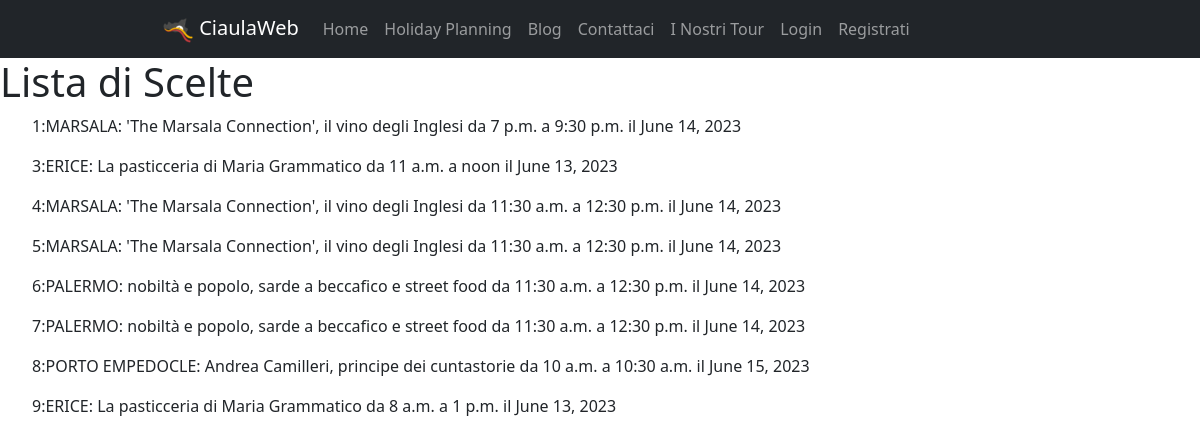
Page /HolidayPlanning/listascelte/ on the committed database.
### HolidayPlanning/models.py (models this page shows, shortened)
class Scelta(models.Model):
    giorno = models.DateField()  # scelto dall'utente
    attrazione = models.ForeignKey(to='Attrazione', on_delete=models.CASCADE, related_name="attrazione")
    oraInizio = models.TimeField(blank=True)  # scelta dall'utente
    oraFine = models.TimeField(blank=True)  # scelta dall'utente
    durata = models.DurationField()  # questi sono i secondi della durata
    posizioneInGiornata = models.IntegerField()  # numero progressivo
    class Meta:
        verbose_name = "Scelta"
        verbose_name_plural = "Scelte"

class Attrazione(models.Model):
    objects = None
    nome = models.CharField(max_length=200, primary_key=True)
    luogo = models.CharField(max_length=300)
    via = models.CharField(max_length=500)
    citta = models.CharField(max_length=200)
    costo = models.FloatField()
    tipo = models.CharField(max_length=200)
    oraApertura = models.TimeField('ora apertura')
    oraChiusura = models.TimeField('ora chiusura')
    descrizione = models.TextField()
    class Meta:
        verbose_name = "Attrazione"
        verbose_name_plural = "Attrazioni"

### HolidayPlanning/views.py (the view)
# urls.py: path("listascelte/", ScelteList.as_view(), name="scelte"),
class ScelteList(ListView):
    model = Scelta
    template_name = "HolidayPlanning/listascelte.html"
    def get_model_name(self):
        return self.model._meta.verbose_name_plural
    def get_context_data(self, **kwargs):
        context = super().get_context_data(**kwargs)
        context['titolo'] = "Attrazioni Scelte"
        return context

### HolidayPlanning/templates/HolidayPlanning/listascelte.html (shortened to what this page needs)
{% extends 'base.html' %}
{% block content %}
    <h1> Lista di {{ view.get_model_name }}</h1>
{% for p in object_list %}
<ul>
    {{ p.pk }}:{{ p.attrazione.nome }} da {{ p.oraInizio }} a {{ p.oraFine }} il {{ p.giorno }}
</ul>
{% endfor %}
{% endblock %}

### rows in the picture
Scelta: pk "1", attrazione.nome "MARSALA: 'The Marsala Connection', il vino degli Inglesi", oraInizio "7 p.m.", oraFine "9:30 p.m.", giorno "June 14, 2023"
Scelta: pk "3", attrazione.nome "ERICE: La pasticceria di Maria Grammatico", oraInizio "11 a.m.", oraFine "noon", giorno "June 13, 2023"
Scelta: pk "4", attrazione.nome "MARSALA: 'The Marsala Connection', il vino degli Inglesi", oraInizio "11:30 a.m.", oraFine "12:30 p.m.", giorno "June 14, 2023"
Scelta: pk "5", attrazione.nome "MARSALA: 'The Marsala Connection', il vino degli Inglesi", oraInizio "11:30 a.m.", oraFine "12:30 p.m.", giorno "June 14, 2023"
Scelta: pk "6", attrazione.nome "PALERMO: nobiltà e popolo, sarde a beccafico e street food", oraInizio "11:30 a.m.", oraFine "12:30 p.m.", giorno "June 14, 2023"
Scelta: pk "7", attrazione.nome "PALERMO: nobiltà e popolo, sarde a beccafico e street food", oraInizio "11:30 a.m.", oraFine "12:30 p.m.", giorno "June 14, 2023"
Scelta: pk "8", attrazione.nome "PORTO EMPEDOCLE: Andrea Camilleri, principe dei cuntastorie", oraInizio "10 a.m.", oraFine "10:30 a.m.", giorno "June 15, 2023"
Scelta: pk "9", attrazione.nome "ERICE: La pasticceria di Maria Grammatico", oraInizio "8 a.m.", oraFine "1 p.m.", giorno "June 13, 2023"

### other values in the picture
{{ view.get_model_name }} "Scelte"
